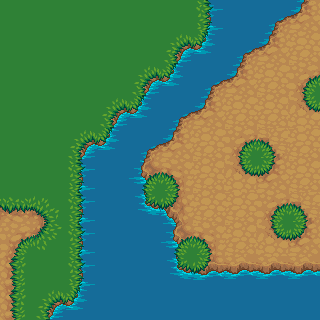

Tiled map render using the project's own tile images. Description and the whole map definition, tile-layer contents included, below:
An orthogonal 10x10 tile map with 32x32 px tiles, 1 tile layer (Tile Layer 1).

<map version="1.2" tiledversion="1.2.3" orientation="orthogonal" renderorder="right-down" width="10" height="10" tilewidth="32" tileheight="32" infinite="0" nextlayerid="2" nextobjectid="1">
 <tileset firstgid="1" source="tileset.tsx" />
 <layer id="1" name="Tile Layer 1" width="10" height="10">
  <data encoding="csv">
61,61,61,61,61,61,62,33,1,2,
61,61,61,61,61,71,72,1,2,3,
61,61,61,61,71,72,1,2,3,4,
61,61,61,71,72,1,2,3,3,14,
61,61,71,72,1,2,3,4,5,3,
61,61,62,33,34,35,3,14,15,3,
11,12,62,33,44,65,3,3,4,5,
21,22,62,33,33,34,35,3,14,15,
31,61,62,33,33,44,45,13,13,13,
31,71,72,33,33,33,33,33,33,33
</data>
 </layer>
</map>